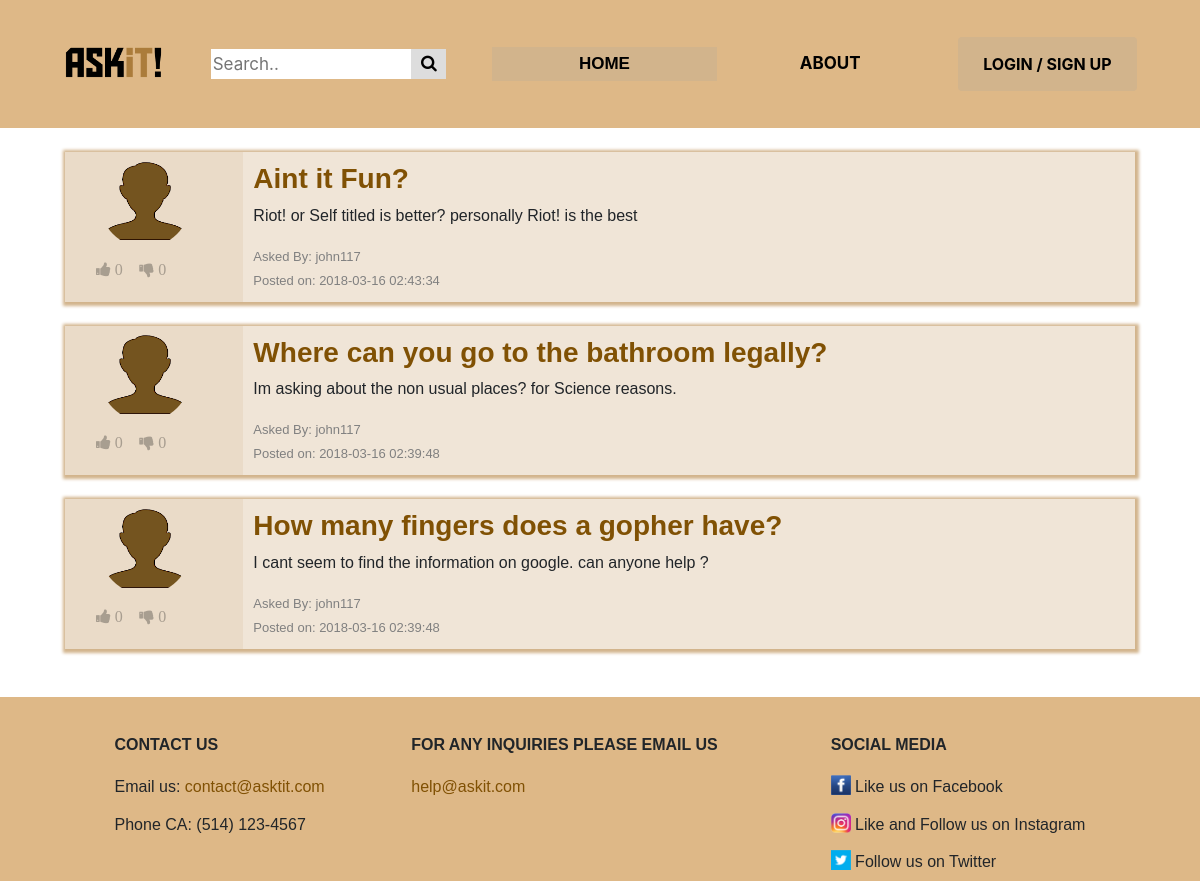
The app's page /home_page/homepage.php with its own data.
### tables this page shows
CREATE TABLE IF NOT EXISTS `questions` (
  `id` int(11) NOT NULL AUTO_INCREMENT,
  `account_id` int(11) DEFAULT NULL,
  `header` varchar(100) NOT NULL DEFAULT 'Ain''t it Fun',
  `content` varchar(500) NOT NULL DEFAULT 'Brick by Boring Brick',
  `date` timestamp NOT NULL DEFAULT CURRENT_TIMESTAMP,
  `upvotes` mediumint(8) UNSIGNED NOT NULL DEFAULT '0',
  `downvotes` mediumint(8) UNSIGNED NOT NULL DEFAULT '0',
  `tags` varchar(100) NOT NULL DEFAULT 'noob',
  PRIMARY KEY (`id`),
  KEY `fk_questions_account_id` (`account_id`)
);

CREATE TABLE IF NOT EXISTS `accounts` (
  `id` int(11) NOT NULL AUTO_INCREMENT,
  `username` varchar(20) NOT NULL DEFAULT 'john117',
  `password` varchar(500) DEFAULT NULL,
  `name` varchar(25) NOT NULL DEFAULT 'default name',
  `last_name` varchar(25) NOT NULL DEFAULT 'default  last',
  `gender` set('Male','Female','Other') NOT NULL DEFAULT 'Male',
  `security_one` set('What is the first name of the person you first kissed?','What is the last name of the teacher who gave you your first failing grade?','What is your pets name?','What was the name of your elementary / primary school?','In what city or town does your nearest sibling live?','What was your childhood nickname?','What is the name of your favorite childhood friend?') DEFAULT 'What is the first name of the person you first kissed?',
  `security_two` set('In what city or town did your mother and father meet?','What is the middle name of your oldest child?','What is your favorite team?','What is your favorite movie?','What was your favorite sport in high school?','What was your favorite food as a child?','Who is your childhood sports hero?','What was the name of the company where you had your first job?') NOT NULL DEFAULT 'In what city or town did your mother and father meet?',
  `answer_one` varchar(20) NOT NULL DEFAULT 'a1',
  `answer_two` varchar(20) NOT NULL DEFAULT 'a2',
  `bio` varchar(500) NOT NULL DEFAULT 'Training to be like goku',
  `profession` set('Gamer','Student','Potatoe','Teacher','Professor','Hipster','Trainer','Sloth') NOT NULL DEFAULT 'Potatoe',
  `pin` varchar(4) DEFAULT NULL,
  `profile_picture_path` varchar(500) NOT NULL DEFAULT '../img/avatar2.png',
  PRIMARY KEY (`id`),
  UNIQUE KEY `username` (`username`)
);

### private/models/Vote.php (called while the page is built, shortened)
<?php
class Vote{
	public static function getClass($vote){
		return null;
	}
}

### public_html/home_page/homepage.php (the view, shortened to what this page needs)
<?php
  require "../../private/models/Vote.php";
  if($_SERVER["REQUEST_METHOD"] == "POST"){
    $log->lwrite("POST METHOD. for homepage.php");
  }
  else if($_SERVER["REQUEST_METHOD"] == "GET"){
    include('header.php');
    include_once('..\..\private\controllers\question_controller.php');
    echo "<link rel='stylesheet' type='text/css' href='../css/homepage.css'>";
      	$votes=[];
        $servername = $config['servername'];
        $username = $config['username'];
        $password = $config['password'];
        $dbname = $config['dbname'];
        $con = mysqli_connect($servername, $username, $password, $dbname) or die("Connection Failed");
   		$result = mysqli_query($con,"SELECT questions.*, accounts.username,accounts.name FROM questions AS questions INNER JOIN accounts ON accounts.id=questions.account_id ORDER BY date DESC, upvotes DESC, downvotes");
      echo "<main>";
      echo "<br><div class='container'>";
 		 while($info = mysqli_fetch_array($result,MYSQLI_ASSOC)) {
 		 	$vote=getVote($votes,$info['id']);
	        if($info['id']==$vote['ref_id']){
	          $vote_class=Vote::getClass($vote);
	        }else{
	          $vote_class=Vote::getClass(false);
	        }
	        echo "
	          <div class='form-group row questionBlock'>
              <div class='col-md-2 '>";
                $file_path=$info['name'];
                if(!file_exists($file_path)) {
                $file_path = "..\img\avatar2.png";
                };
            echo "<div class='col-md-10'><img class='circle_img' src=".$file_path."></div>";
            echo"
	            <div class='details vote_btns ".$vote_class." '>
  	            <form action= '..\..\private\models\Like.php?ref=questions&ref_id=".$info['id']."&vote=1&page=homepage.php' method='POST'>
  	              <button type='submit' class='vote_btn vote_like' ";
  	              if(!isset($_SESSION['userid'])){
  	              	echo "disabled";
  	              }
  	            echo "><i class='fa fa-thumbs-up'> ". $info['upvotes'] . "</i></button>
  	            </form>
  	            <form action='..\..\private\models\Like.php?ref=questions&ref_id=".$info['id']."&vote=-1&page=homepage.php' method='POST'>
  	              <button type='submit' class='vote_btn vote_dislike' ";
  	              if(!isset($_SESSION['userid'])){
  	              	echo "disabled";
  	              }
  	            echo "><i class='fa fa-thumbs-down'> ". $info['downvotes'] . "</i></button>
  	              </form>
                  </div>
  	            </div>
  	            <div class='col-md-10 question'>
  	              <div>
  	              <a href='questionThreadPage.php?questionid=".$info['id']."'>
  	                <h3><strong>" . $info['header'] . "</strong></h3></a>
  	              </div>
  	              <p>" . $info['content'] . "
  	              </p>
  	              <span class = questionByDetail>Asked By: " .$info['username']. "<br>
  	              Posted on: " . $info['date'] . "</span>
	            </div>
	          </div><br>";
      		}
      echo '</div></main>';
  }
  function getVote($votes,$info_id){
      return false;
    }
  include("footer.php");
?>

### public_html/home_page/header.php (shortened to what this page needs)
<!DOCTYPE HTML>
<html>
  <head>
    <link rel="stylesheet" href="https://cdnjs.cloudflare.com/ajax/libs/font-awesome/4.7.0/css/font-awesome.min.css">
    <link rel="stylesheet" href="https://maxcdn.bootstrapcdn.com/bootstrap/4.0.0/css/bootstrap.min.css">
    <link rel="stylesheet" type="text/css" href="../css/header.css">
  </head>
  <body>
    <header>
      <div class="navbar navbar-inverse menu">
        <div class="col-lg-2 no-padding">
          <a href="homepage.php"><img class="col-lg-12 no-padding"
          src="../img/newlogo.png" alt=""/></a>
        </div>
        <div class="col-lg-10 container-fluid">
          <div class="col-lg-3 row search-container">
            <form method="get" action="search.php">
              <input type="text" placeholder="Search.." name="search">
              <button type="submit" value="search"><i class="fa fa-search"></i></button>
            </form>
          </div>
          <div class="row col-lg-9 no-padding menubar">
                <?php include("menu_template.php");?>
          </div>
        </div>
      </div>
    </header>
  </body>
</html>

### public_html/home_page/menu_template.php (shortened to what this page needs)
<!DOCTYPE HTML>
<html>
	<head>
    	<link rel="stylesheet" type="text/css" href="../css/header.css">
    </head>
 	<body>
		<?php
		$index="myButtons";
		$about="myButtons";
		$logout="myButtons";
		$menuLinkid= basename($_SERVER['PHP_SELF'],".php");
		if($menuLinkid=="homepage"){
			$index='myActiveButton';
		}else if($menuLinkid=="about"){
			$about='myActiveButton';
		}else if($menuLinkid=="favorites"){
			$favorites='myActiveButton';
		}else if($menuLinkid=="myquestions"){
			$myquestions='myActiveButton';
		}
		?>
		<div class="col-lg-4 <?php echo $index;?>">
			<a class="<?php echo $index;?>"href="homepage.php">Home</a>
		</div>
		<div class="col-lg-4 <?php echo $about;?>">
			<a class="<?php echo $about;?>"href="about.php">About</a>
		</div>
		<div class="col-lg-4">
			<?php
			if(isset($_SESSION['username'])) {
				?>
				<div class="dropdown">
	  				<button class="dropbtn"> <?php echo "Hi, " .$_SESSION['username']. " !"; ?> </button>
	  				<div class="dropdown-content">
	    				<a href="profile.php">My Profile</a>
	    				<a href="myquestions.php">My Questions</a>
	    				<a href="favorites.php">Favorites</a>
	    				<a href="logout.php">Logout</a>
	  				</div>
				</div>
				<!--<div class="col-lg-2 <?php echo $logout;?>">
					<a class="<?php echo $logout;?>"href="logout.php">Logout</a>
				</div>-->
				<?php
			} else {
				?>
				<button class="btn loginButton" onclick="location.href='../login_register/loginregister.php';"/>Login / Sign Up</button>
				<?php
			}
		?>
		</div>
	</body>
	</html>

### public_html/home_page/footer.php (shortened to what this page needs)
<html>
  <head>
    <link rel="stylesheet" type="text/css" href="../css/footer.css">
  </head>
  <body>
    <div id = "footer">
      <div class ="container">
        <table class = "footerTable" align = "center" >
        <tr>
          <th class="contactUsPadding"><br>CONTACT US</th>
          <th class="emailUsPadding"><br>FOR ANY INQUIRIES PLEASE EMAIL US</th>
          <th><br>SOCIAL MEDIA</th>
        </tr>
        <tr>
          <td>Email us: <a href="mailto:contact@asktit.com">contact@asktit.com</a></td>
          <td><a href="mailto:help@askit.com">help@askit.com</a></td>
          <td><img src="../img/facebook.png" alt="" width="20" height="20" /><a>&nbsp;Like us on Facebook</a></td>
        </tr>
        <tr>
          <td>Phone CA: (514) 123-4567&nbsp;</td>
          <td> </td>
          <td><img src="../img/instagram.png" alt="" width="20" height="20" /> <a>&nbsp;Like and Follow us on Instagram</a></td>
        </tr>
        <tr>
          <td>   </td>
          <td>   </td>
          <td><img src="../img/twitter.png" alt="" width="20" height="20" /><a>&nbsp;Follow us on Twitter</a></td>
        </tr>
        </table>
      </div>
    </div>
  </body>
</html>

### public_html/css/header.css (style rules this page uses)
.menu { background-color: #DEB887; text-transform: uppercase; font-weight: bold; height: 100%; }
.container { position: relative; max-width: 1100px; font-family: helvetica, sans-serif; }
.container img { float: left; }
.search-container { float: left; padding: 0; }
.search-container form { width: 100%; }
.search-container input[type=text] { font-size: 17px; border: none; width: 85%; height: 30px; }
.search-container button { float: right; background: #ddd; font-size: 17px; border: none; cursor: pointer; height: 30px; width: 15%; }
.myButtons { color: black; text-decoration: none; text-align: center; font-size: 17px; margin: auto 0; padding: 4px; }
.myActiveButton { background-color: #D2B48C; color: black; text-decoration: none; text-align: center; font-size: 17px; margin: auto 0; padding: 4px; font-family: arial; }
.loginButton { background-color: #D2B48C; text-transform: uppercase; text-align: center; font-weight: bold; color: black; border: none; cursor: pointer; margin: auto 0; padding: 15px 25px; }
html, body { height: 100%; }
header { height: 18%; }

### public_html/css/homepage.css (style rules this page uses)
.questionBlock { background-color: #eadbc8; display: flex; flex-direction: row; justify-content: space-between; max-width: 1100px; margin: auto; -webkit-box-shadow: 1px 1px 3px 3px #D2B48C; box-shadow: 1px 1px 3px 3px #D2B48C; }
.details { height: auto; order: 1; align-self: center; padding: 10px; }
.question { order: 2; width: 90%; background-color: #F0E5D7; padding:10px; }
.vote_btns { float:left; padding-top: 3.2%; padding-bottom: 3%; }
.vote_btns form { display: inline-block; }
.vote_btn { border: none; cursor:pointer; background: transparent; }
.questionByDetail { color: #808080; font-size: 13px; }
.circle_img { width:100px; height:100px; border-radius: 50%; padding: 5%; }

### public_html/css/footer.css (style rules this page uses)
body { margin:0; padding:0; height:100%; }
#footer { position: relative; background-color: #DEB887; width: 100%; margin-top: 2%; bottom: 0; }
.container { min-height:100%; font-family: helvetica, sans-serif; }
.footerTable { height: 184px; }
.contactUsPadding { padding-right: 12em; }
.emailUsPadding { padding-right: 7em; }
.navbar { padding-top: 0%; padding-bottom: 0%; }
html, body { height: 100%; }
header { height: 16%; }
main { min-height: 57%; }
a { color: #805104; }

### records on screen
questions: upvotes "0", downvotes "0", header "Aint it Fun?", content "Riot! or Self titled is better? personally Riot! is the best", account.username "john117", date "2018-03-16 02:43:34"
questions: upvotes "0", downvotes "0", header "Where can you go to the bathroom legally?", content "Im asking about the non usual places? for Science reasons.", account.username "john117", date "2018-03-16 02:39:48"
questions: upvotes "0", downvotes "0", header "How many fingers does a gopher have?", content "I cant seem to find the information on google. can anyone help ?", account.username "john117", date "2018-03-16 02:39:48"
